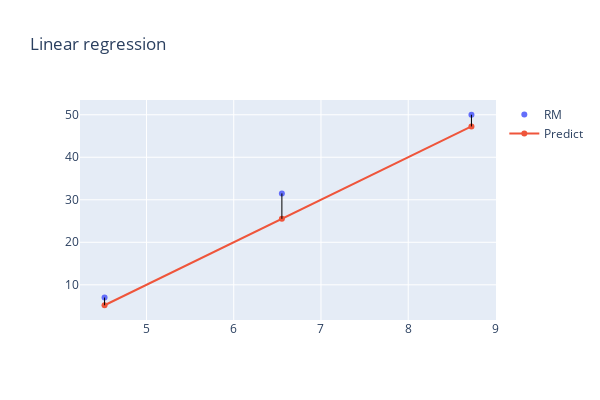

Source (notebook cell):
### Code cell
fig = make_subplots(rows=1, cols=1)

fig.add_trace(
    go.Scatter(
        x=X_train_s,
        y=y_train_s,
        mode='markers',
        name=X_df.columns[5]
    ))

fig.add_trace(
    go.Line(
        x=X_train_s,
        y=f_wb,
        name='Predict'
    ))

shapes = []

m = X_train_s.shape[0]

for i in range(m):
    shapes.append(
        go.layout.Shape(
            type="line",
            x0=X_train_s[i],
            y0=f_wb[i],
            x1=X_train_s[i],
            y1=y_train_s[i],
            line=dict(
                #color=np.random.choice(colors,1)[0],
                color = 'black',
                width=1),
            opacity=1,
            layer='above'
            )
        )

# include shapes in layout
fig.update_layout(shapes=shapes)
fig.update_layout(height=400, width=600, title_text="Linear regression")
fig.show()

### Figure 1 — Plotly figure (JSON) as saved in the notebook; plotly's stock layout.template omitted (floating-point values rounded to 4 significant figures)
{"data": [{"mode": "markers", "name": "RM", "type": "scatter", "x": [4.519, 6.552, 8.725], "y": [7, 31.5, 50]}, {"name": "Predict", "type": "scatter", "x": [4.519, 6.552, 8.725], "y": [5.19, 25.52, 47.25]}], "layout": {"height": 400, "shapes": [{"layer": "above", "line": {"color": "black", "width": 1}, "opacity": 1, "type": "line", "x0": 4.519, "x1": 4.519, "y0": 5.19, "y1": 7}, {"layer": "above", "line": {"color": "black", "width": 1}, "opacity": 1, "type": "line", "x0": 6.552, "x1": 6.552, "y0": 25.52, "y1": 31.5}, {"layer": "above", "line": {"color": "black", "width": 1}, "opacity": 1, "type": "line", "x0": 8.725, "x1": 8.725, "y0": 47.25, "y1": 50}], "title": {"text": "Linear regression"}, "width": 600, "xaxis": {"anchor": "y", "domain": [0, 1]}, "yaxis": {"anchor": "x", "domain": [0, 1]}}}
